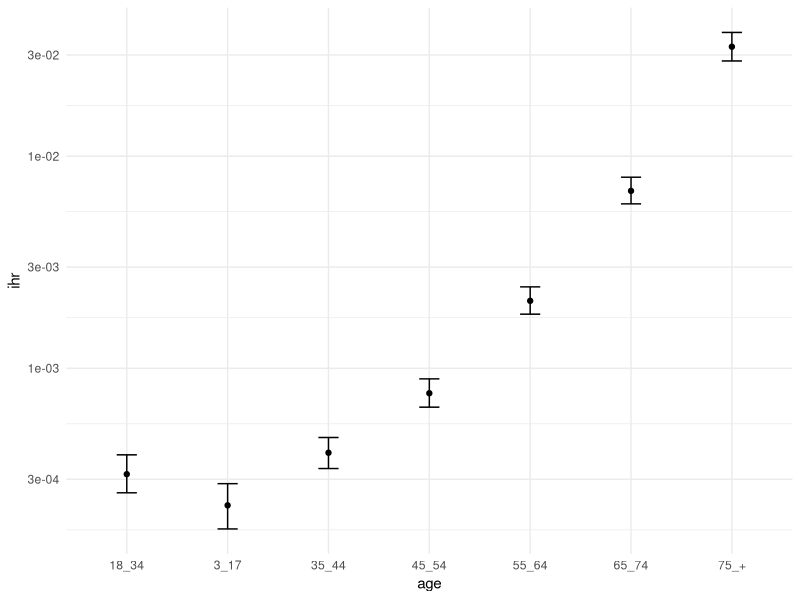
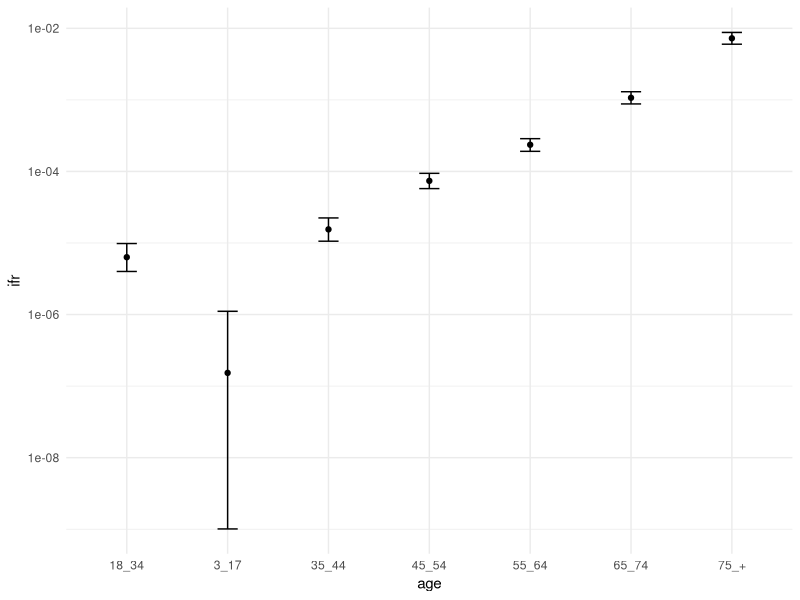
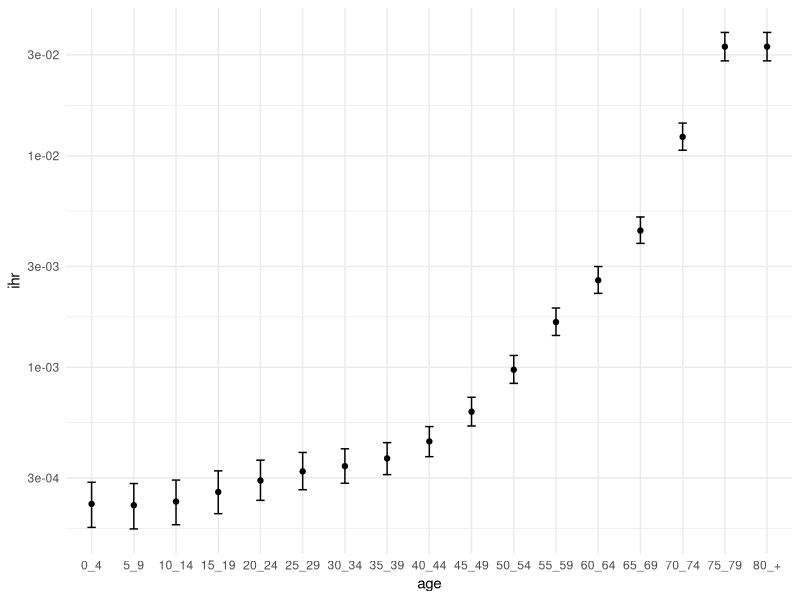
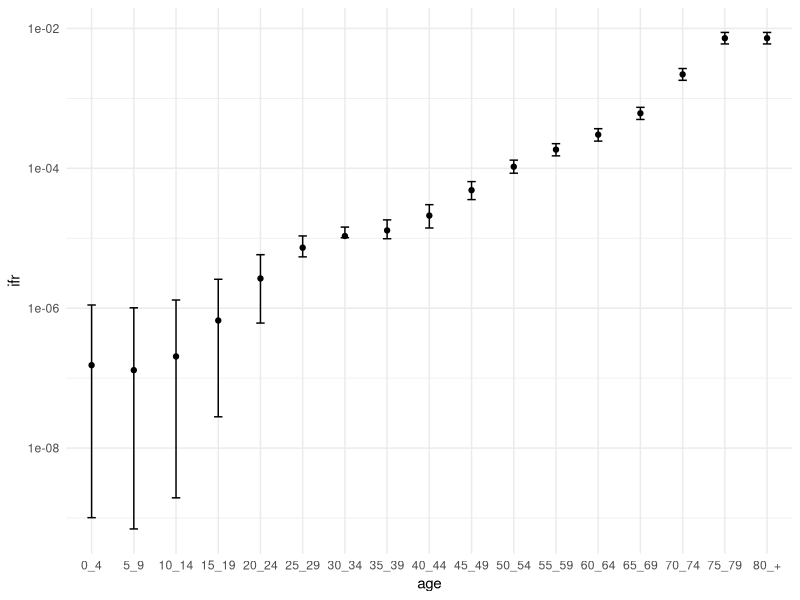
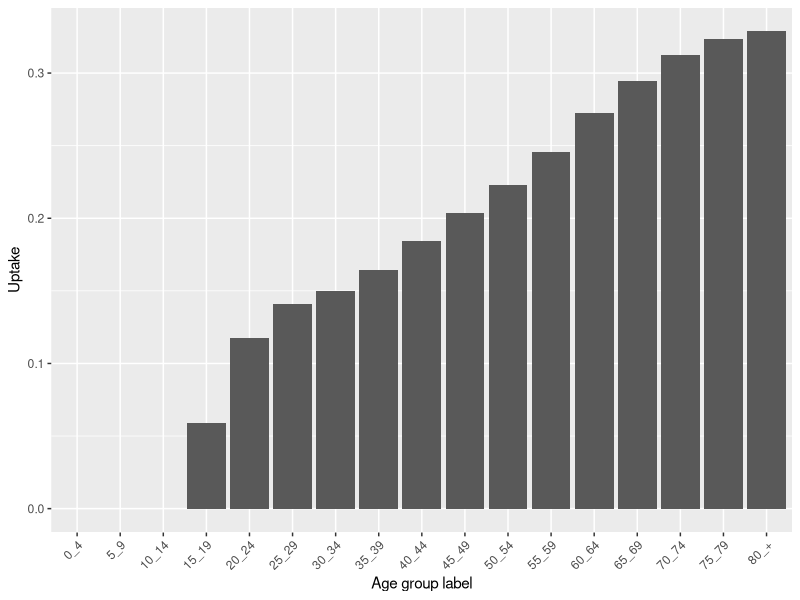
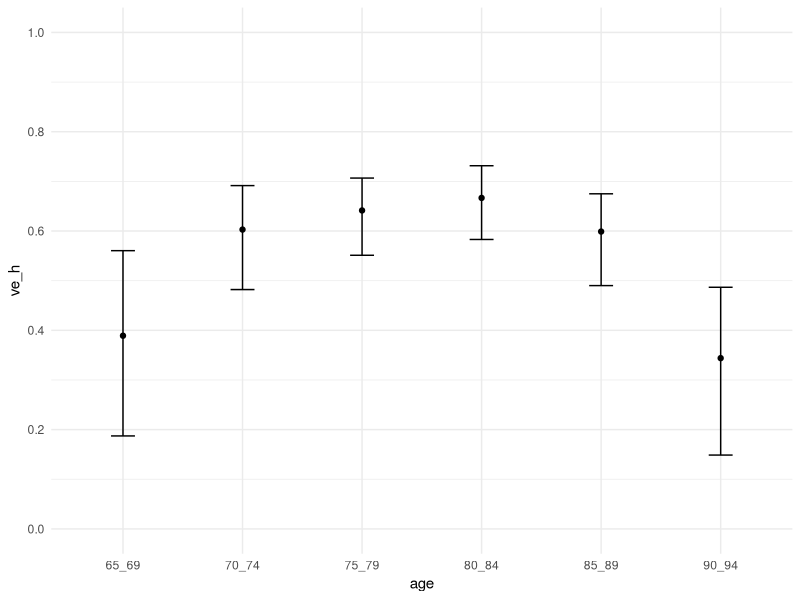
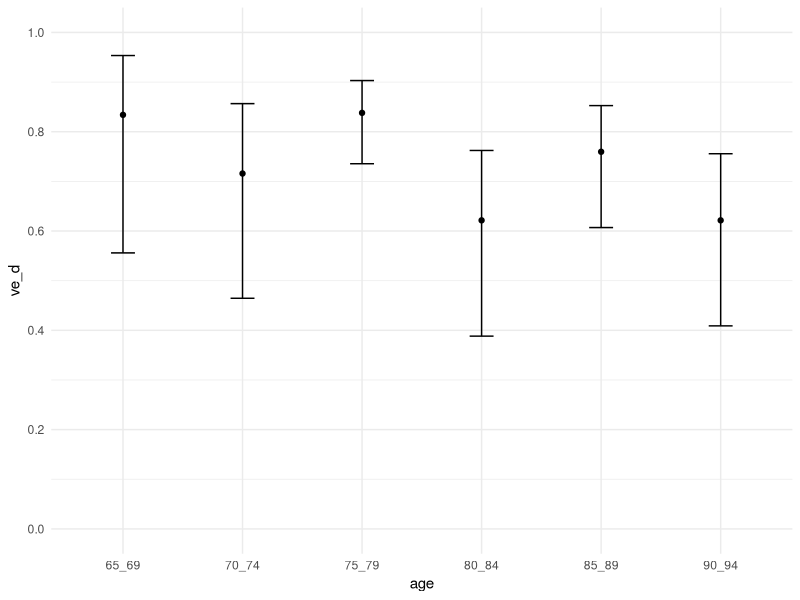
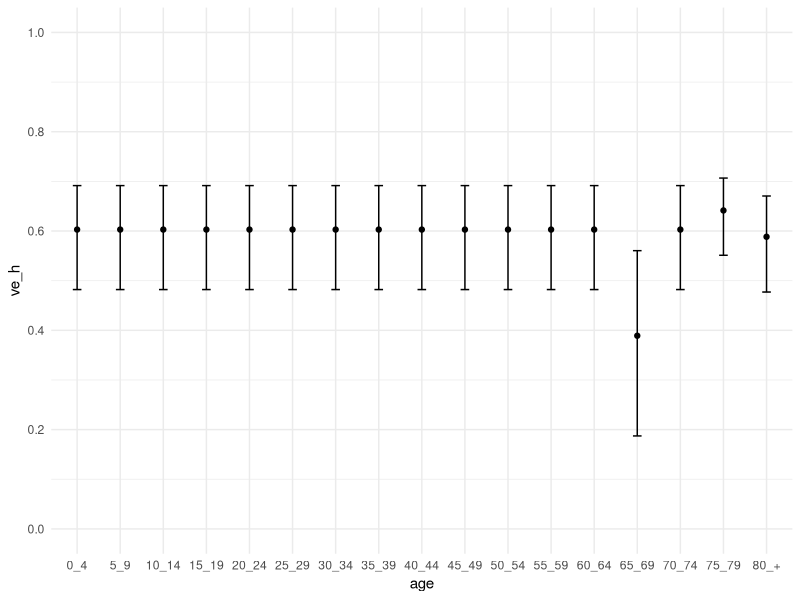

Write R code to recreate these figures, in order. (Note: this script raises an error after producing the figures.)
library(ggplot2)
library(dplyr)
library(purrr)
library(tibble)
library(stringr)

## assumptions
# Assumptions:
#
# IHR of 6 to 17 is same as 3 to 17 to match IFR band
# IHR and IFR of 0-4 is same as above
# Ratio of CIs to central estimate is preserved
#
# Uptake in 0-14 is 0
# Uptake is scaled to match number of vaccines administered within 6 months of UKHSA study midpoint
#
# VE of younger age groups same as 65_69 for death, but same as 70_74 for hosp since its higher
#
# log linear trend to infer top two age groups weighting split

## UK Population

pop <- c(3572007,3925921,4150287,4011468,
         4097542,4427747,4700198,4636593,
         4446226,4043242,4522878,4625265,
         4181669, 3489709,3120459,2843315,
         1763312,1095652,611719)
#taken from https://www.ons.gov.uk/peoplepopulationandcommunity/populationandmigration/populationestimates/datasets/populationestimatesforukenglandandwalesscotlandandnorthernireland

### UKHSA SEVERITY

df1 <- read.csv("analysis/data-raw/seasonal_covid_vax/ukhsa_ihr_ifr.csv")

ggplot(df1, aes(x = age, y = ihr)) +
  geom_point() +
  geom_errorbar(aes(ymin = ihr_lb, ymax = ihr_ub), width = 0.2) +
  scale_y_log10() +
  theme_minimal()

ggplot(df1, aes(x = age, y = ifr)) +
  geom_point() +
  geom_errorbar(aes(ymin = ifr_lb, ymax = ifr_ub), width = 0.2) +
  scale_y_log10() +
  theme_minimal()

df1 <- df1 %>%
  bind_rows(df1 %>% filter(age == "3_17") %>% mutate(age = "0_4")) %>%
  bind_rows(df1 %>% filter(age == "75_+") %>% mutate(age = "80_+")) %>%
  mutate(age = if_else(age == "75_+","75_79",age))
df1 <- df1 %>%
  mutate(
    age_lower = as.numeric(sub("_.*", "", age)),
    age_upper = if_else(age == "80_+", 85, suppressWarnings(as.numeric(sub(".*_", "", age))) + 1),
    age_mid = (age_lower + age_upper) / 2
  )

new_age_midpoints <- seq(7.5, 72.5, by = 5)
interpolated_tbl <- map_dfc(df1 %>% dplyr::select(-starts_with("age")) %>% names(),
                            ~ {
                              exp(approx(x = df1$age_mid, y = log(df1[[.x]]), xout = new_age_midpoints)$y) %>% as_tibble_col(column_name = .x)
                            })

interpolated_tbl <- map_dfc(df1 %>% dplyr::select(-starts_with("age")) %>% names(),
                            ~ {
                              spline_fn <- splinefun(x = df1$age_mid, y = log(df1[[.x]]), method = "natural")
                              interpolated_vals <- exp(spline_fn(new_age_midpoints))
                              as_tibble_col(interpolated_vals, column_name = .x)
                            })

df1 <- df1 %>%
  bind_rows(
    tibble(age = c("5_9", "10_14", "15_19",
                   "20_24", "25_29", "30_34", "35_39",
                   "40_44", "45_49", "50_54", "55_59",
                   "60_64", "65_69", "70_74"),
           interpolated_tbl)
  ) %>%
  filter(! age %in% c("3_17",  "18_34", "35_44", "45_54", "55_64" ,"65_74", "75-79")) %>%
  dplyr::select(-starts_with("age_")) %>%
  mutate(age = factor(age, levels = c(paste(seq(0, 75, by = 5), seq(4, 79, by = 5), sep = "_"), "80_+")))

ggplot(df1, aes(x = age, y = ihr)) +
  geom_point() +
  geom_errorbar(aes(ymin = ihr_lb, ymax = ihr_ub), width = 0.2) +
  scale_y_log10() +
  theme_minimal()

ggplot(df1, aes(x = age, y = ifr)) +
  geom_point() +
  geom_errorbar(aes(ymin = ifr_lb, ymax = ifr_ub), width = 0.2) +
  scale_y_log10() +
  theme_minimal()

df1 <- df1 %>% #ratio of CIs to central estimate are applied directly to estimated central estimate
  mutate(ihr_lb = ihr_lb/ihr,
         ihr_ub = ihr_ub/ihr,
         ifr_lb = ifr_lb/ifr,
         ifr_ub = ifr_ub/ifr)

### ONS UPTAKE

df2 <- read.csv("analysis/data-raw/seasonal_covid_vax/fourth_dose.csv")
df2 <- df2 %>%
  rename(age = The.number.of.eligible.individuals.with.three.vaccinations.who.continue.to.their.fourth.vaccination.is.higher.in.older.age.groups.,
         uptake = X) %>%
  filter(row_number() >= 7) %>%
  mutate(age = case_when(
    age == "80+" ~ "80_+",
    TRUE ~ gsub("-", "_", age)
  )) %>%
  mutate(uptake = as.numeric(uptake) /100)

# ggplot(df2, aes(x = age, y = uptake)) +
#   geom_bar(stat = "identity") +
#   xlab("Age group label") +
#   ylab("Uptake") +
#   theme(axis.text.x = element_text(angle = 45, hjust = 1))

df2 <- df2 %>%
  bind_rows(
    tibble(age = c("0_4", "5_9", "10_14"), uptake = 0)
  ) %>%
  mutate(
    age_lower = as.numeric(sub("_.*", "", age)),
    age_upper = if_else(age == "80_+", 85, suppressWarnings(as.numeric(sub(".*_", "", age))) + 1),
    age_mid = (age_lower + age_upper) / 2
  )
new_age_midpoints <- seq(17.5, 77.5, by = 5)
interpolated_values <- approx(
  x = df2$age_mid,
  y = df2$uptake,
  xout = new_age_midpoints
)

df2 <- df2 %>%
  bind_rows(
    tibble(age = c("15_19",
                   "20_24", "25_29", "30_34", "35_39",
                   "40_44", "45_49", "50_54", "55_59",
                   "60_64", "65_69", "70_74", "75_79"),
           uptake = interpolated_values$y)
  ) %>%
  filter(! age %in% c("70_79" ,"60_69" ,"50_59", "40_49" ,"30_39", "18_29")) %>%
  dplyr::select(age,uptake)

#UKHSA IHR/IFR study period was 14 November 2023 and 3 March 2024, midpoint of which is 8 January 2024
#11801217 people were vaccinated in 6 months before midpoint, between 8 July 2023 and 8 Jan 2024:
# https://www.england.nhs.uk/statistics/statistical-work-areas/covid-19-vaccinations/
aggpop <- tibble::tibble(
  age = c("0_4", "5_9", "10_14", "15_19", "20_24", "25_29",
          "30_34", "35_39", "40_44", "45_49", "50_54", "55_59",
          "60_64", "65_69", "70_74", "75_79", "80_+"),
  pop = c(pop[1:16], sum(pop[17:19]))
) %>%
  left_join(df2, by = "age")
scaling <- 11801217/sum(aggpop$pop*aggpop$uptake)

df2 <- df2 %>% mutate(uptake = scaling*uptake) %>%
  mutate(age = factor(age, levels = c(paste(seq(0, 75, by = 5), seq(4, 79, by = 5), sep = "_"), "80_+")))

ggplot(df2, aes(x = age, y = uptake)) +
  geom_bar(stat = "identity") +
  xlab("Age group label") +
  ylab("Uptake") +
  theme(axis.text.x = element_text(angle = 45, hjust = 1))

### KEELING VE

df3 <- read.csv("analysis/data-raw/seasonal_covid_vax/keeling_ve.csv")

ggplot(df3, aes(x = age, y = ve_h)) +
  geom_point() +
  geom_errorbar(aes(ymin = ve_h_lb, ymax = ve_h_ub), width = 0.2) +
  theme_minimal() +
  scale_y_continuous(limits = c(0, 1), breaks = seq(0, 1, by = 0.2))

ggplot(df3, aes(x = age, y = ve_d)) +
  geom_point() +
  geom_errorbar(aes(ymin = ve_d_lb, ymax = ve_d_ub), width = 0.2) +
  theme_minimal() +
  scale_y_continuous(limits = c(0, 1), breaks = seq(0, 1, by = 0.2))

weights <- pop[17:19] / sum(pop[17:19])
weighted_row <- df3 %>%
  filter(age %in% c("80_84", "85_89", "90_94")) %>%
  summarise(across(where(is.numeric), ~ sum(.x * weights))) %>%
  mutate(age = "80_+") %>%
  select(age, everything())
df3 <- bind_rows(df3, weighted_row)
#row_younger <- df3 %>% filter(age == "65_69")
row_younger <- df3 %>%
  filter(age %in% c("65_69", "70_74")) %>%
  summarise(
    across(
      everything(),
      ~ if (cur_column() %in% grep("^ve_d", names(df3), value = TRUE)) {
        .[age == "65_69"]
      } else {
        .[age == "70_74"]
      }
    )
  )

df3 <- data.frame(age = c(paste(seq(0, 75, by = 5), seq(4, 79, by = 5), sep = "_"), "80_+")) %>%
  left_join(df3, by = "age") %>%
  mutate(across(
    -age,
    ~ if_else(is.na(.), row_younger[[cur_column()]], .)
  )) %>%
  mutate(age = factor(age, levels = c(paste(seq(0, 75, by = 5), seq(4, 79, by = 5), sep = "_"), "80_+")))

ggplot(df3, aes(x = age, y = ve_h)) +
  geom_point() +
  geom_errorbar(aes(ymin = ve_h_lb, ymax = ve_h_ub), width = 0.2) +
  theme_minimal() +
  scale_y_continuous(limits = c(0, 1), breaks = seq(0, 1, by = 0.2))

ggplot(df3, aes(x = age, y = ve_d)) +
  geom_point() +
  geom_errorbar(aes(ymin = ve_d_lb, ymax = ve_d_ub), width = 0.2) +
  theme_minimal() +
  scale_y_continuous(limits = c(0, 1), breaks = seq(0, 1, by = 0.2))

### COMBINED

df <- df1 %>% left_join(df2, by = "age") %>% left_join(df3, by = "age") %>%
  mutate(ihr_naive = ihr/((1-uptake)+uptake*(1-ve_h))) %>%
  #mutate(ihr_naive_lb = ihr_lb/((1-uptake)+uptake*(1-ve_h_ub))) %>%
  #mutate(ihr_naive_ub = ihr_ub/((1-uptake)+uptake*(1-ve_h_lb))) %>%
  mutate(ihr_naive_lb = ihr_lb*ihr_naive) %>%
  mutate(ihr_naive_ub = ihr_ub*ihr_naive) %>%
  mutate(ifr_naive = ifr/((1-uptake)+uptake*(1-ve_d))) %>%
  #mutate(ifr_naive_lb = ifr_lb/((1-uptake)+uptake*(1-ve_d_ub))) %>%
  #mutate(ifr_naive_ub = ifr_ub/((1-uptake)+uptake*(1-ve_d_lb)))
  mutate(ifr_naive_lb = ifr_lb*ifr_naive) %>%
  mutate(ifr_naive_ub = ifr_ub*ifr_naive)

gg1 <-ggplot(df, aes(x = age, y = ihr_naive)) +
  geom_point() +
  geom_errorbar(aes(ymin = ihr_naive_lb, ymax = ihr_naive_ub), width = 0.2) +
  scale_y_log10() +
  theme_bw()
gg1

gg2 <- ggplot(df, aes(x = age, y = ifr_naive)) +
  geom_point() +
  geom_errorbar(aes(ymin = ifr_naive_lb, ymax = ifr_naive_ub), width = 0.2) +
  scale_y_log10() +
  theme_bw()
gg2

# last thing to correct the upp two age groups
df <- df %>% mutate(age_mid = c(77.5, 2.5, 90, 7.5, seq(12.5, 72.5, 5))) %>%
  arrange(age_mid)

# weights
w1 <- pop[16]  # 75–79
w2 <- sum(tail(pop, 3))  # 80+

# average value over both groups (current 80+ value)
bar_x <- df %>% filter(age == "80_+") %>% pull(ifr_naive)

# estimate slope from log-scale between 70–74 and 75–79+ range
x75 <- bar_x
x70 <- df %>% filter(age == "70_74") %>% pull(ifr_naive)
x50 <- df %>% filter(age == "50_54") %>% pull(ifr_naive)
log_slope <- (log(x70) - log(x50)) / 20  # per 5-year group

# solve for x1 (75–79)
x1 <- bar_x * (w1 + w2) / (w1 + w2 * exp(log_slope * 5))

# solve for x2 (80+)
x2 <- x1 * exp(log_slope * 5)

# display multiplicative factors (to apply to current identical value)
multiplier_75_79 <- x1 / x75
multiplier_80_plus <- x2 / x75

# make a new final df
df_final <- df

# and select just what we want
df_final <- df_final %>%
  select(age, starts_with("ve"), matches("naive"))
df_final$ve_d_lb[c(15,17)] <- df_final$ve_d_lb[c(14)]


# apply correction
df_final[16, 8:13] <- df_final[16, 8:13] * multiplier_75_79
df_final[17, 8:13] <- df_final[17, 8:13] * multiplier_80_plus


gg1 <-ggplot(df_final, aes(x = age, y = ihr_naive)) +
  geom_point() +
  geom_errorbar(aes(ymin = ihr_naive_lb, ymax = ihr_naive_ub), width = 0.2) +
  scale_y_log10() +
  theme_bw()
gg1
gg2 <- ggplot(df_final, aes(x = age, y = ifr_naive)) +
  geom_point() +
  geom_errorbar(aes(ymin = ifr_naive_lb, ymax = ifr_naive_ub), width = 0.2) +
  scale_y_log10() +
  theme_bw()
gg2


write.csv(df_final, file = "analysis/data-derived/ifhr_table.csv")
ggsave("analysis/plots/ihr.png", plot = gg1, height = 10, width = 10)
ggsave("analysis/plots/ifr.png", plot = gg2, height = 10, width = 10)
